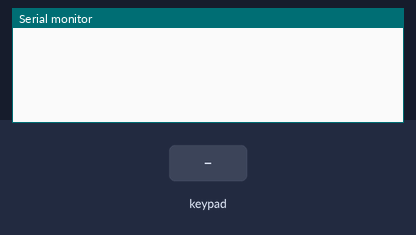
This sketch was run on a simulated Arduino Uno, built with avr-gcc and run on an emulated ATmega328P. Shown: the last lines printed to the serial monitor. Inputs (shaded band) come from the test bench.

Above: at 1.2 s.
1.3 s: key '4' pressed
At 1.8 s:
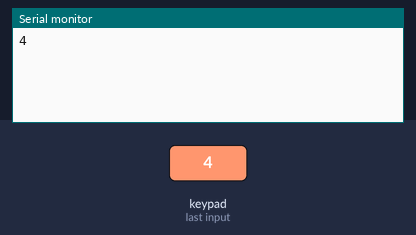
2.8 s: keypad keys 9 8 7 6 # pressed 0.4 s apart
At 5.2 s:
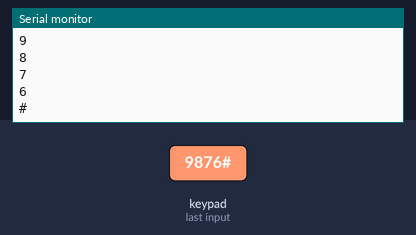
6.3 s: key 'B' pressed
At 7.0 s:
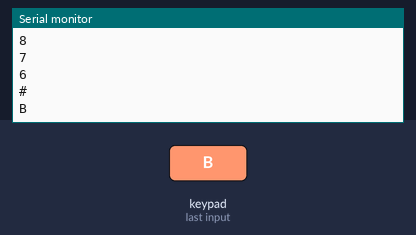
7.8 s: keypad keys 9 8 7 6 * pressed 0.4 s apart
At 10.4 s:
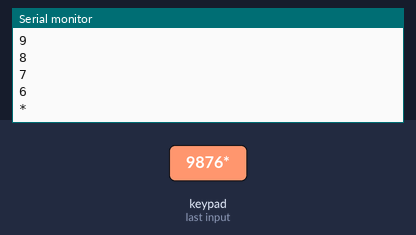
11.3 s: key 'A' pressed
At 11.8 s:
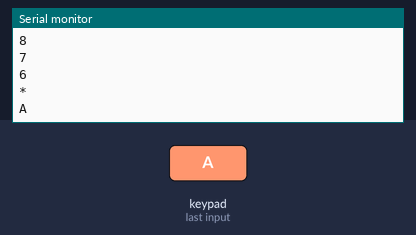
12.8 s: keypad keys 9 8 7 6 D pressed 0.4 s apart
At 15.2 s:
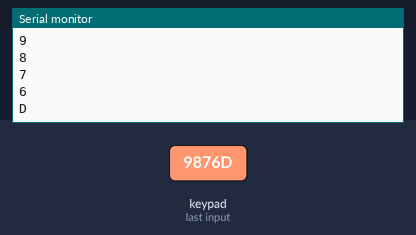
Timing chart, 0 to 16.7 s (numbered marks = the images above; inputs shaded):
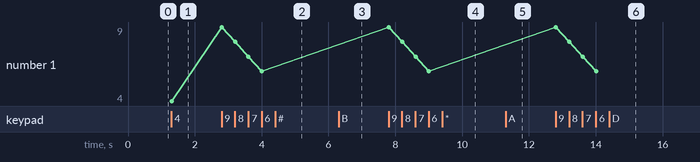

Measured:
- after the input at 1.3 s, the serial monitor: prints a new line at once (image 1)
- after the input at 2.8 s, the serial monitor: prints a new line at once (image 2)
- after the input at 6.3 s, the serial monitor: prints a new line at once (image 3)
- after the input at 7.8 s, the serial monitor: prints a new line at once (image 4)
- after the input at 11.3 s, the serial monitor: prints a new line at once (image 5)
- after the input at 12.8 s, the serial monitor: prints a new line at once (image 6)
- plotted number 1: 4 → 6 after the input at 2.8 s

The sketch:

keypad.ino
```cpp
#include <Keypad.h>

const byte ROWS = 4;
const byte COLS = 4;

char hexaKeys[ROWS][COLS] = {
  {'4', '6', '5', 'B'},
  {'1', '3', '2', 'A'},
  {'7', '9', '8', 'C'},
  {'*', '#', '0', 'D'}
};

byte rowPins[ROWS] = {9, 8, 7, 6};
byte colPins[COLS] = {5, 4, 3, 2};

//byte rowPins[ROWS] = {9, 8, 7, 6}; old
//byte colPins[COLS] = {5, 4, 3, 2};


Keypad customKeypad = Keypad(makeKeymap(hexaKeys), rowPins, colPins, ROWS, COLS);

void setup(){
  Serial.begin(9600);
}

void loop(){
  char customKey = customKeypad.getKey();

  if (customKey){
    Serial.println(customKey);
  }
}
```
